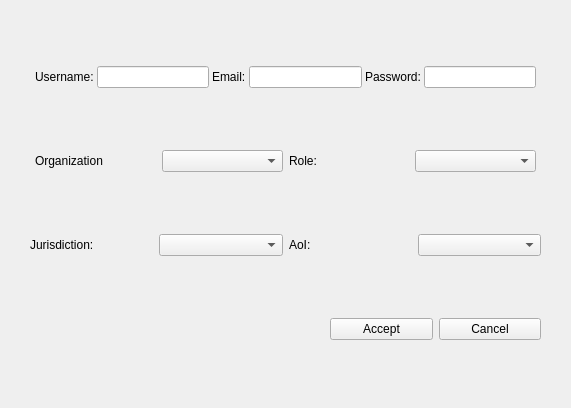
<?xml version="1.0" encoding="UTF-8"?>
<ui version="4.0">
 <class>form_uhub_user_form</class>
 <widget class="QWidget" name="form_uhub_user_form">
  <property name="geometry">
   <rect>
    <x>0</x>
    <y>0</y>
    <width>571</width>
    <height>408</height>
   </rect>
  </property>
  <property name="windowTitle">
   <string>Form</string>
  </property>
  <layout class="QVBoxLayout" name="verticalLayout">
   <property name="leftMargin">
    <number>30</number>
   </property>
   <property name="topMargin">
    <number>10</number>
   </property>
   <property name="rightMargin">
    <number>30</number>
   </property>
   <item>
    <layout class="QHBoxLayout" name="hlayout_username" stretch="0,0,0,0,0,0">
     <property name="spacing">
      <number>3</number>
     </property>
     <property name="leftMargin">
      <number>5</number>
     </property>
     <property name="rightMargin">
      <number>5</number>
     </property>
     <item>
      <widget class="QLabel" name="lbl_username">
       <property name="text">
        <string>Username:</string>
       </property>
      </widget>
     </item>
     <item>
      <widget class="QLineEdit" name="le_username"/>
     </item>
     <item>
      <widget class="QLabel" name="lbl_email">
       <property name="text">
        <string>Email:</string>
       </property>
      </widget>
     </item>
     <item>
      <widget class="QLineEdit" name="le_email"/>
     </item>
     <item>
      <widget class="QLabel" name="lbl_password">
       <property name="text">
        <string>Password:</string>
       </property>
      </widget>
     </item>
     <item>
      <widget class="QLineEdit" name="le_password"/>
     </item>
    </layout>
   </item>
   <item>
    <layout class="QHBoxLayout" name="hlayout_org" stretch="0,0,0,0">
     <property name="leftMargin">
      <number>5</number>
     </property>
     <property name="rightMargin">
      <number>5</number>
     </property>
     <item>
      <widget class="QLabel" name="lbl_org">
       <property name="text">
        <string>Organization</string>
       </property>
      </widget>
     </item>
     <item>
      <widget class="QComboBox" name="cb_org"/>
     </item>
     <item>
      <widget class="QLabel" name="lbl_role">
       <property name="text">
        <string>Role:</string>
       </property>
      </widget>
     </item>
     <item>
      <widget class="QComboBox" name="cb_role"/>
     </item>
    </layout>
   </item>
   <item>
    <layout class="QHBoxLayout" name="hlayout_jurisdiction">
     <item>
      <widget class="QLabel" name="lbl_jurisdiction">
       <property name="text">
        <string>Jurisdiction:</string>
       </property>
       <property name="wordWrap">
        <bool>false</bool>
       </property>
      </widget>
     </item>
     <item>
      <widget class="QComboBox" name="cb_jurisdiction"/>
     </item>
     <item>
      <widget class="QLabel" name="lbl_aoi">
       <property name="text">
        <string>AoI:</string>
       </property>
      </widget>
     </item>
     <item>
      <widget class="QComboBox" name="cb_aoi"/>
     </item>
    </layout>
   </item>
   <item>
    <layout class="QHBoxLayout" name="hlayout_btn_uhub_user">
     <property name="leftMargin">
      <number>300</number>
     </property>
     <item>
      <widget class="QPushButton" name="btn_accept">
       <property name="text">
        <string>Accept</string>
       </property>
      </widget>
     </item>
     <item>
      <widget class="QPushButton" name="btn_cancel">
       <property name="text">
        <string>Cancel</string>
       </property>
      </widget>
     </item>
    </layout>
   </item>
  </layout>
 </widget>
 <resources/>
 <connections/>
</ui>
